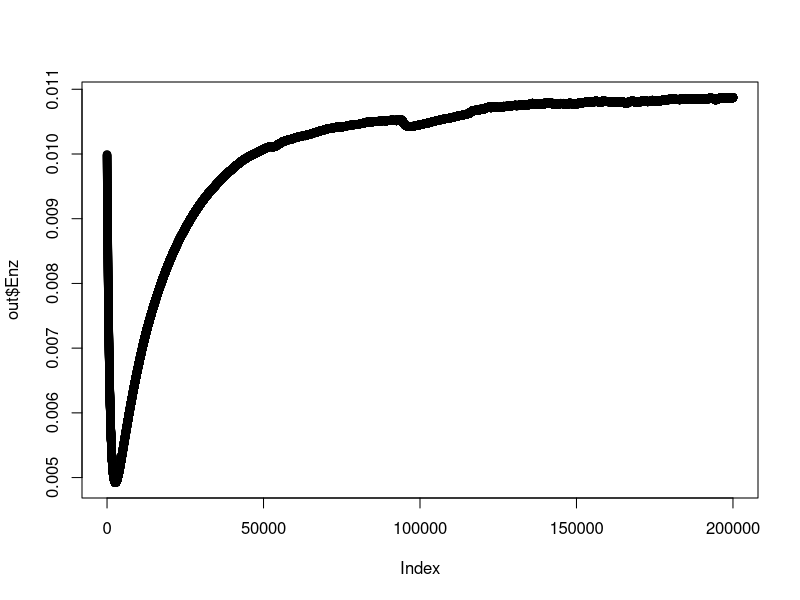

Reproduce this figure in R.
###testing if changing commit still works
#Coding the ABW decomposition model. Allison SD, Bradford MA & Wallenstein MD. 2010. Nature Geoscience. Soil-carbon response to warming dependent on microbial physiology. 3: 336-340.

#initial parameter values, based on spinup in Supplementary Table 2
#time-note I am dropping the interval from original ABW
time<- 200000 #end model run after this many model hours. 
temp<-20 #temperature, degrees C.
t<-0 #start at time 0

#initial pool sizes
SOC<- 100 #mg/cm3
DOC<- 0.5 #mg/cm3
MIC<- 0.5 #mg/cm3
Enz<- 0.01 #mg/cm3

#inputfluxes
inputSOC<- 0.0005 #mg/cm3/h
inputDOC<- 0.0005 #mg/cm3/h

#constant turnover rates and parameters
r.death<- 0.0002 # biomass turnover rate (1/h)
r.enz.prod<-0.000005 #fraction allocated to enzyme production (1/h)
r.enz.loss<-0.001 #fraction enzyme pool that turns over per hour (1/h)
MICtoSOC<- 0.5 #fraction of microbial turnover that enters SOC pool, rather than DOC

#temperature sensitive parameter values
CUE.0<- 0.63 #intercept CUE
CUE.slope<- -0.016 #change in CUE per degree temperature
Vmax.0<- 100000000 #intercept Vmax term. mg SOM / cm3 / h
Vmax.uptake.0 <- 100000000 #intercept uptake Vmax term
Km.0 <- 500 #intercept of temperature sensitive Km value
Km.uptake.0 <- 0.1 #Intercept of temperature sensitive Km.uptake
Km.slope<- 5 #change in Km value per degree C
Km.uptake.slope <- 0.01 #change in Km.uptake parameter per degree C
Ea<- 47 #kj/mol Activation energy for SOC degrading enzymes
Ea.uptake<- 47 #kj/mol Activation energy for uptake transporters 
gas.const <- 0.008314 #the universal gas constant, bro. 

#calculating temperature sensitive parameters
Vmax.uptake<- Vmax.uptake.0 * exp(-Ea.uptake/(gas.const * (temp + 273)))
Km.uptake<- Km.uptake.slope*temp + Km.uptake.0
CUE<- CUE.slope*temp + CUE.0
Vmax<- Vmax.0 * exp(-Ea/(gas.const*(temp+273)))
Km<- Km.slope*temp + Km.0

#create output matrix for saving outputs
out<-matrix(rep(0,time*6),nrow=time,dimnames=list(NULL,c('hours','SOC','DOC','mbc','Enz','CO2')))

for(i in 1:time){
  #fluxes!
  ASSIM = Vmax.uptake * MIC * (DOC / ( Km.uptake + DOC)) #microbial uptake
  DEATH = r.death * MIC #microbial death
  EPROD = r.enz.prod * MIC #microbial enzyme production
  ELOSS = r.enz.loss * Enz #microbial enzyme turnover
  DECOMP = Vmax * Enz * (SOC / (Km + SOC))
  #DECOMP flux not alowed to be greater than total SOC pool size
  DECOMP<- ifelse(DECOMP>SOC,SOC,DECOMP)
  
  #changes in pools per unit time!
  dMICdt<- ASSIM*CUE - DEATH - EPROD #change in microbial biomass per unit time
  dEnzdt<- EPROD-ELOSS #change in enzyme pool size per unit time
  dSOCdt<- inputSOC + DEATH*MICtoSOC - DECOMP #change in SOC pool per unit time
  dDOCdt<- inputDOC + DEATH*(1-MICtoSOC) + DECOMP + ELOSS - ASSIM #change in DOC pool per unit time.
  
  #CO2 respiration
  CO2<- ASSIM*(1-CUE)
  
  #update pools
  MIC<- MIC + dMICdt
  Enz<- Enz + dEnzdt
  SOC<- SOC + dSOCdt
  DOC<- DOC + dDOCdt
  
  #update output matrix
  out[i,]<-c(i,SOC,DOC,MIC,Enz,CO2)
  #end model function
}
out<-data.frame(out)

plot(out$Enz)

